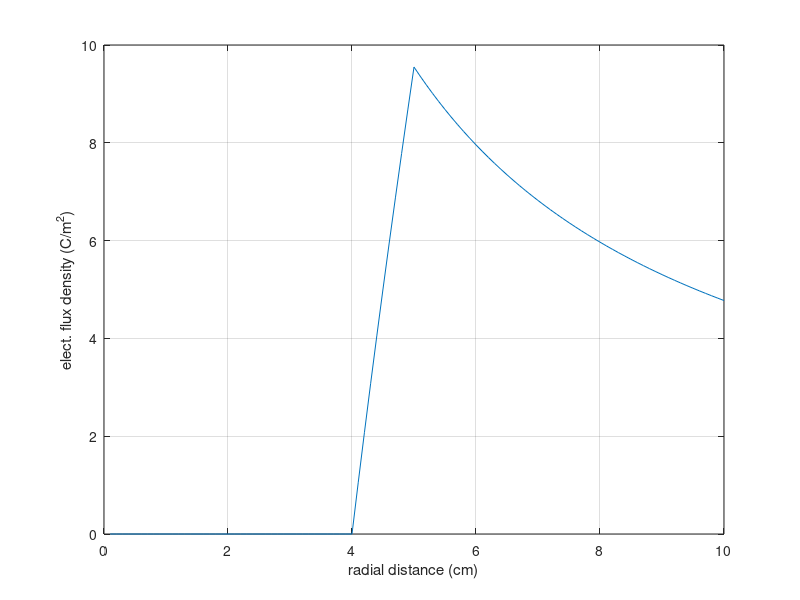

Here is the MATLAB script that generated this plot:
%   M-File: MLP0233
%   Gauss's Law Problem
%       cylindrical pipe with even charge distribution
%
%   Variables
%   a       inner radius of pipe (m)
%   b       outer radius of pipe (m)
%   rho     radial distance from z-axis (m)
%   rhocm   radial distance in cm
%   D       electric flux density (C/cm^3)
%   N       number of data points
%   maxrad  max radius for plot (m)
clc;clear;

%   initialize variables
a=.04;b=.05;maxrad=0.10;N=100;
bndya=round(N*a/maxrad);
bndyb=round(N*b/maxrad);

for i=1:bndya
    rho(i)=i*maxrad/N;
    rhocm(i)=rho(i)*100;
    D(i)=0;
end

for i=bndya+1:bndyb
    rho(i)=i*maxrad/N;
    rhocm(i)=rho(i)*100;
    D(i)=(3/(2*pi*rho(i)))*((rho(i)^2-a^2)/(b^2-a^2));
end

for i=bndyb+1:N
    rho(i)=i*maxrad/N;
    rhocm(i)=rho(i)*100;
    D(i)=3/(2*pi*rho(i));
end

plot(rhocm,D)
xlabel('radial distance (cm)')
ylabel('elect. flux density (C/m^2)')
grid on
